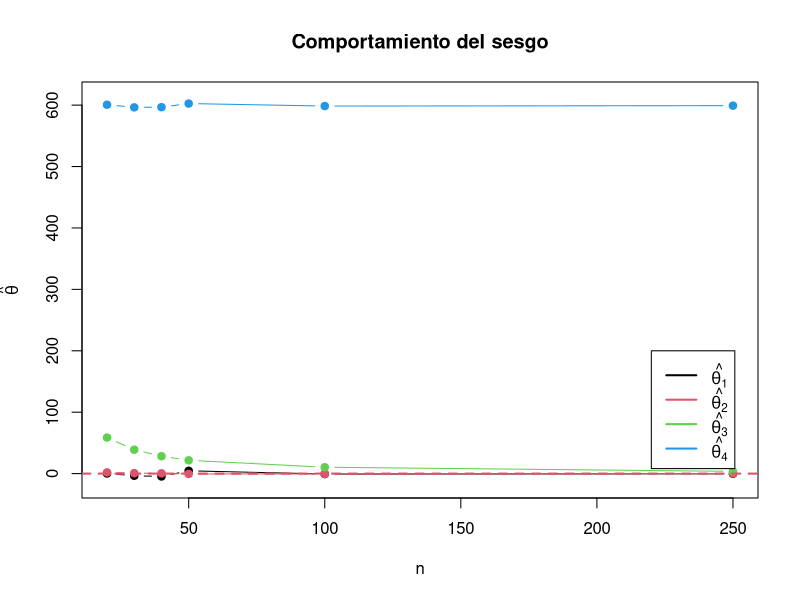
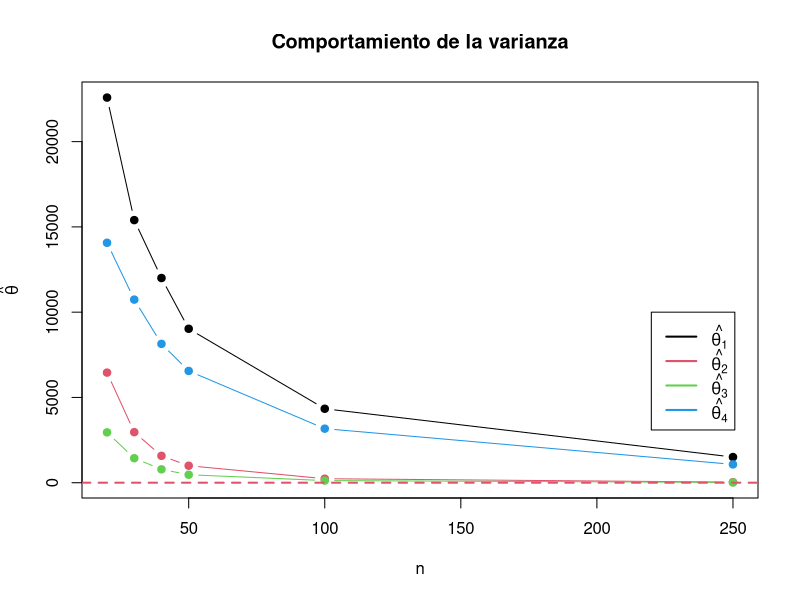
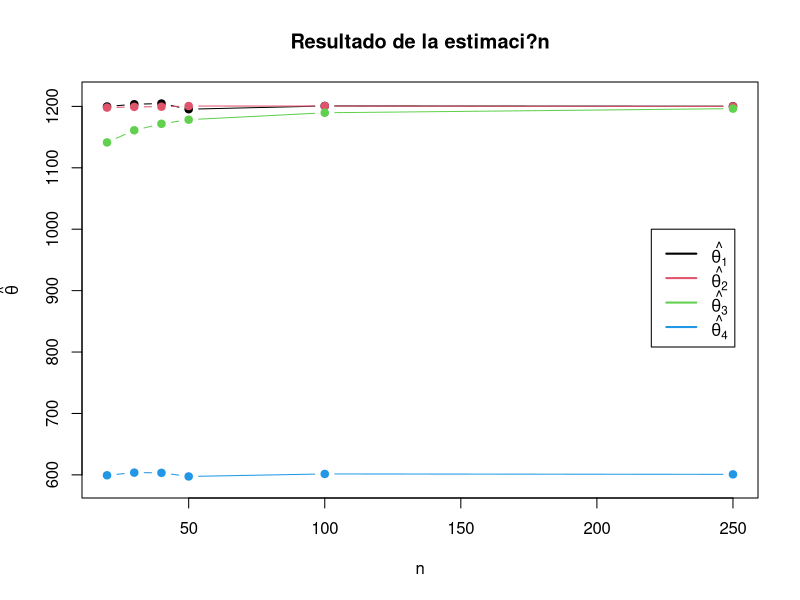
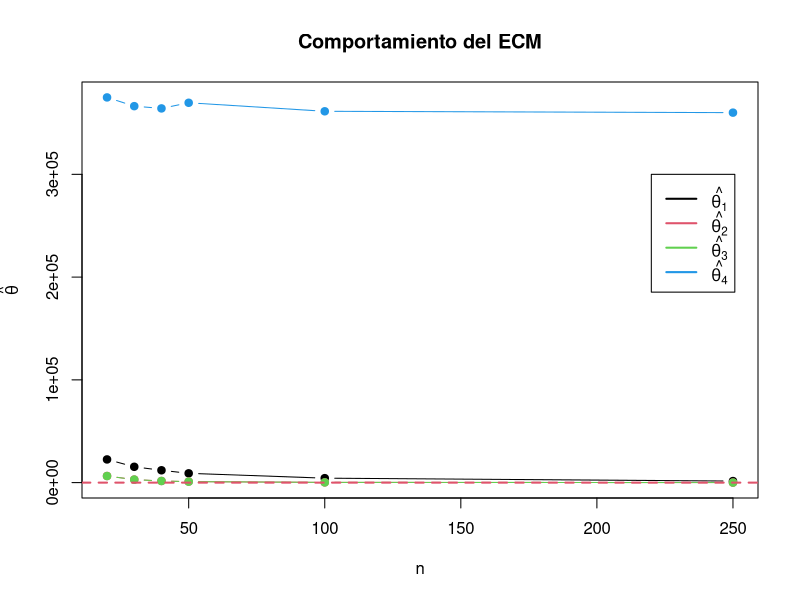
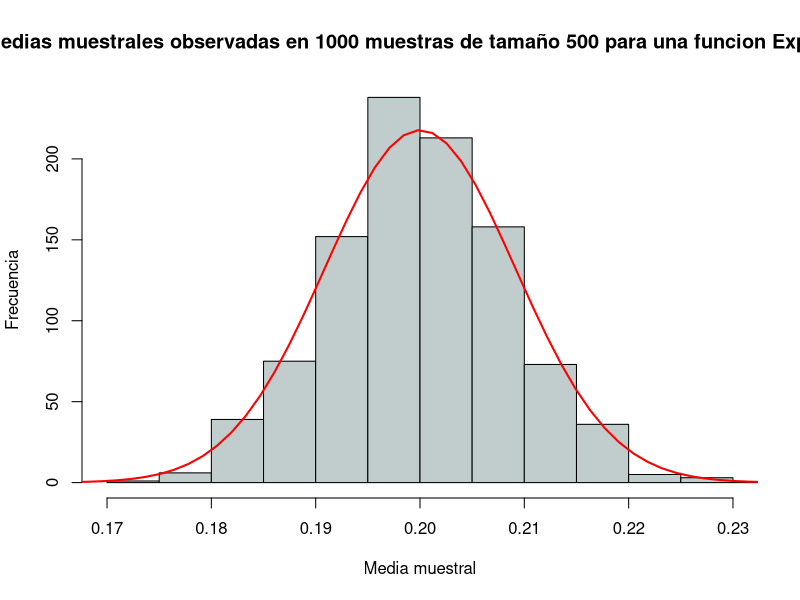
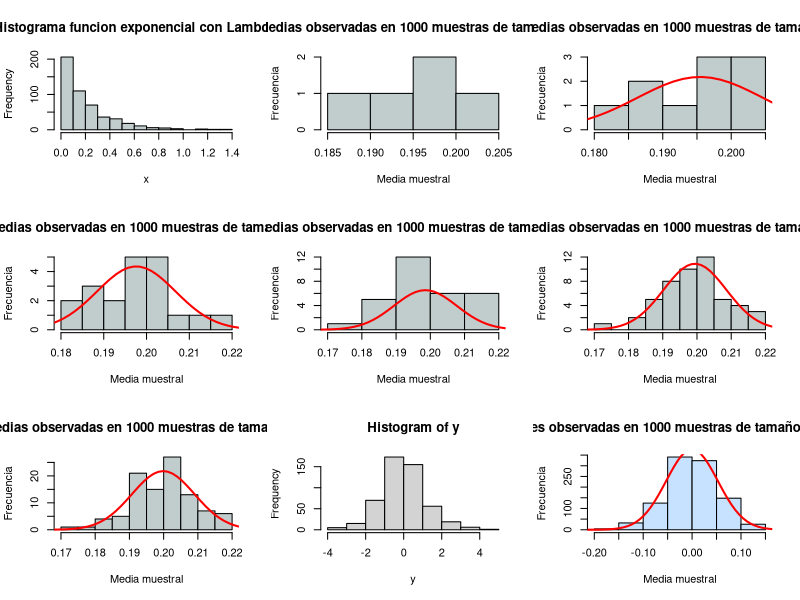
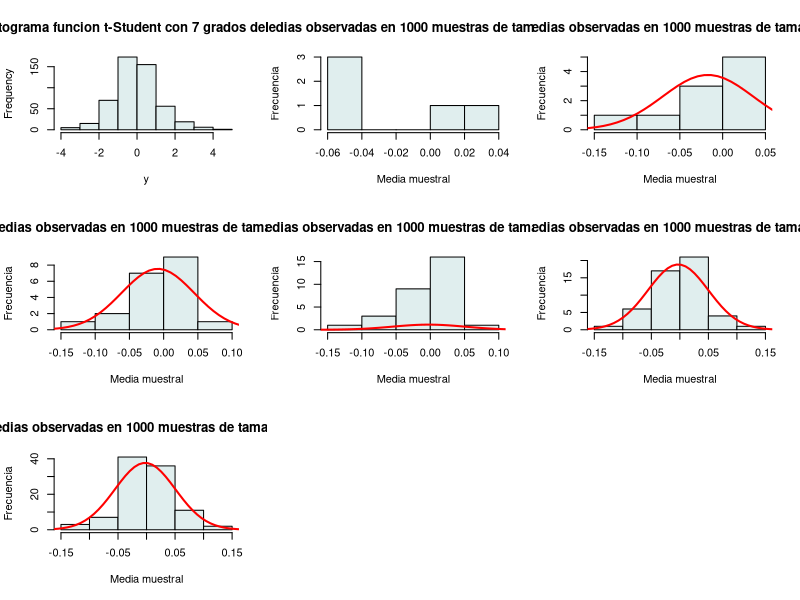
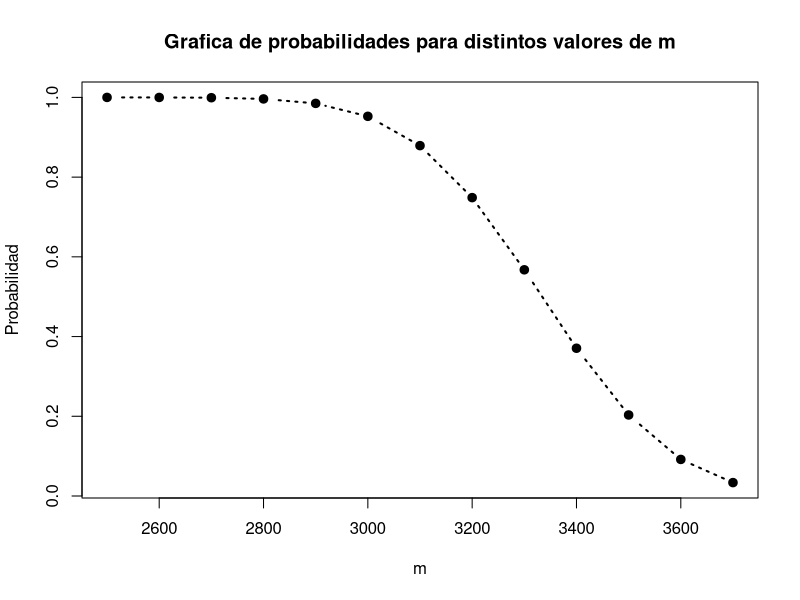

The R source for these figures, in order:
# Laboratorio 1 
# Metodos Estadisticos 
# Kevin Chica - Diana Arias - Cesar Saavedra 


# ------------------------------------------------------- #
# Punto 1
#Estimadores planteados:
#Estimador 1:
Est1 <- function(datos) {
  Resul <- (2 * mean(datos) - 1)
  return(Resul)
}

# Estimador 2
Est2 <- function(datos) {
  Resul <- max(datos) + min(datos) - 1
  return(Resul)
}

# Estimador 3
Est3 <- function(datos) {
  Resul <- max(datos)
  return(Resul)
}

# Estimador 4
Est4 <- function(datos) {
  Resul <- median(datos)
  return(Resul)
}

n <- c(20, 30, 40, 50,100, 250)
theta <- 1200
Nsim <- 1000
NsimECM <- 1000
Pob <- seq(1, theta, 1)
Res.Es1 <- numeric(Nsim)
Res.Es2 <- numeric(Nsim)
Res.Es3 <- numeric(Nsim)
Res.Es4 <- numeric(Nsim)
ECM.Es1 <- numeric(length(n))
ECM.Es2 <- numeric(length(n))
ECM.Es3 <- numeric(length(n))
ECM.Es4 <- numeric(length(n))
Sesgo.Es1 <- numeric(length(n))
Sesgo.Es2 <- numeric(length(n))
Sesgo.Es3 <- numeric(length(n))
Sesgo.Es4 <- numeric(length(n))
theta_est <- matrix(NA, nrow = 6, ncol = 4)
var_theta_est <- matrix(NA, nrow = 6, ncol = 4)
ECM_theta_est <- matrix(NA, nrow = 6, ncol = 4)
Sesgo_theta_est <- matrix(NA, nrow = 6, ncol = 4)

# Estimaci?n del Sesgo, Varianza y Error Cuadr?tico Medio
for (j in 1:length(n)) {
  
  muestra <- sample(Pob, n[j])
  
  for (i in 1:Nsim) {
    muestra <- sample(Pob, n[j])
    Res.Es1[i] <- Est1(muestra)
    Res.Es2[i] <- Est2(muestra)
    Res.Es3[i] <- Est3(muestra)
    Res.Es4[i] <- Est4(muestra)
  }
  
  ECM.Es1[j] <- sum((theta - Res.Es1)^2)/Nsim
  ECM.Es2[j] <- sum((theta - Res.Es2)^2)/Nsim
  ECM.Es3[j] <- sum((theta - Res.Es3)^2)/Nsim
  ECM.Es4[j] <- sum((theta - Res.Es4)^2)/Nsim
  
  Sesgo.Es1[j] <- (theta - mean(Res.Es1))
  Sesgo.Es2[j] <- (theta - mean(Res.Es2))
  Sesgo.Es3[j] <- (theta - mean(Res.Es3))
  Sesgo.Es4[j] <- (theta - mean(Res.Es4))
  
  theta_est[j, ] <- c(mean(Res.Es1), mean(Res.Es2),mean(Res.Es3),mean(Res.Es4))
  var_theta_est[j, ] <- c(var(Res.Es1), var(Res.Es2),var(Res.Es3),var(Res.Es4))
  ECM_theta_est[j, ] <- c(ECM.Es1[j], ECM.Es2[j], ECM.Es3[j], ECM.Es4[j])
  Sesgo_theta_est[j, ] <- c(Sesgo.Es1[j], Sesgo.Es2[j],Sesgo.Es3[j],Sesgo.Es4[j])
}



theta_est <- as.data.frame(theta_est)
var_theta_est <- as.data.frame(var_theta_est)
ECM_theta_est <- as.data.frame(ECM_theta_est)
Sesgo_theta_est <- as.data.frame(Sesgo_theta_est)


#Gr?fica del comportamiento del sesgo:
x11()
plot(n, Sesgo_theta_est[, 1], type = "b", ylim = c(min(Sesgo_theta_est) - 10, max(Sesgo_theta_est) + 
                                               10), pch = 19, ylab = expression(hat(theta)), main = "Comportamiento del sesgo")
lines(n, Sesgo_theta_est[,2], type = "b", col = 2, pch = 19)
lines(n, Sesgo_theta_est[,3], type = "b", col = 3, pch = 19)
lines(n, Sesgo_theta_est[,4], type = "b", col = 4, pch = 19)
legend(x=220,y=200, c(expression(hat(theta[1])), expression(hat(theta[2])),expression(hat(theta[3])),expression(hat(theta[4]))), 
       col = c(1, 2, 3,4), lwd = c(2, 2))
abline(h = 0, lty = 2, lwd = 2, col = 2)

#Gr?fica de la varianza de los estimadores
x11()
plot(n, var_theta_est[, 1], type = "b", ylim = c(min(var_theta_est) - 10, max(var_theta_est) + 
                                                     10), pch = 19, ylab = expression(hat(theta)), main = "Comportamiento de la varianza")
lines(n, var_theta_est[,2], type = "b", col = 2, pch = 19)
lines(n, var_theta_est[,3], type = "b", col = 3, pch = 19)
lines(n, var_theta_est[,4], type = "b", col = 4, pch = 19)
legend(x=220,y=10000, c(expression(hat(theta[1])), expression(hat(theta[2])),expression(hat(theta[3])),expression(hat(theta[4]))), 
       col = c(1, 2, 3,4), lwd = c(2, 2))
abline(h = 0, lty = 2, lwd = 2, col = 2)

#Gr?fica del resultado de la estimaci?n
x11()
plot(n, theta_est[, 1], type = "b", ylim = c(min(theta_est) - 10, max(theta_est) + 
                                                   10), pch = 19, ylab = expression(hat(theta)), main = "Resultado de la estimaci?n")
lines(n, theta_est[,2], type = "b", col = 2, pch = 19)
lines(n, theta_est[,3], type = "b", col = 3, pch = 19)
lines(n, theta_est[,4], type = "b", col = 4, pch = 19)
legend(x=220,y=1000, c(expression(hat(theta[1])), expression(hat(theta[2])),expression(hat(theta[3])),expression(hat(theta[4]))), 
       col = c(1, 2, 3,4), lwd = c(2, 2))
abline(h = 0, lty = 2, lwd = 2, col = 2)

#Comportamiento del Error Cuadratico medio
x11()
plot(n, ECM_theta_est[, 1], type = "b", ylim = c(min(ECM_theta_est) - 10, max(ECM_theta_est) + 
                                               10), pch = 19, ylab = expression(hat(theta)), main = "Comportamiento del ECM")
lines(n, ECM_theta_est[,2], type = "b", col = 2, pch = 19)
lines(n, ECM_theta_est[,3], type = "b", col = 3, pch = 19)
lines(n, ECM_theta_est[,4], type = "b", col = 4, pch = 19)
legend(x=220,y=300000, c(expression(hat(theta[1])), expression(hat(theta[2])),expression(hat(theta[3])),expression(hat(theta[4]))), 
       col = c(1, 2, 3,4), lwd = c(2, 2))
abline(h = 0, lty = 2, lwd = 2, col = 2)
# ------------------------------------------------------- #

# ------------------------------------------------------- #
# Punto 4.a.
# X~Exponencial(Lambda=5)
n=500
x <- rexp(n,5)
media1 <- mean(x)
sd1 <- sd(x)

mediaMuestral=function(n){
  muestra=rexp(n,5)
  media=mean(muestra)
  return(media)
}

m=1000
muchasMedias=replicate(m,mediaMuestral(n))
mean(muchasMedias)
sd(muchasMedias)

para5 <- muchasMedias[1:5]
para10 <- muchasMedias[1:10]
para20 <- muchasMedias[1:20]
para30 <- muchasMedias[1:30]
para50 <- muchasMedias[1:50]
para100 <- muchasMedias[1:100]

h <- hist(muchasMedias,xlab="Media muestral", ylab="Frecuencia", col="azure3",
     xlim=c(0.17,0.23),freq=T,
     main="Histograma de las medias muestrales observadas en 1000 muestras de tamaño 500 para una funcion Exponencial de Lambda = 5")
xfit <- seq(min(x), max(x), length = 1000)
yfit <- dnorm(xfit, mean(muchasMedias), sd = (media1)/(sqrt(500)))
yfit <- yfit * diff(h$mids[1:2]) * length(muchasMedias)
lines (xfit, yfit, col = "red", lwd = 2)

par(mfrow=c(3,3))
hist(x, main="Histograma funcion exponencial con Lambda = 5", col="azure3")
hist(para5, main="Medias observadas en 1000 muestras de tamaño 5", xlab="Media muestral", ylab="Frecuencia", col="azure3")
hist(para10, main="Medias observadas en 1000 muestras de tamaño 10", xlab="Media muestral", ylab="Frecuencia", col="azure3")
xfit <- seq(min(x), max(x), length = 1000)
yfit <- dnorm(xfit, mean(para10), sd = (media1)/(sqrt(500)))
yfit <- yfit * diff(h$mids[1:2]) * length(para10)
lines (xfit, yfit, col = "red", lwd = 2)
hist(para20, main="Medias observadas en 1000 muestras de tamaño 20", xlab="Media muestral", ylab="Frecuencia", col="azure3")
xfit <- seq(min(x), max(x), length = 1000)
yfit <- dnorm(xfit, mean(para20), sd = (media1)/(sqrt(500)))
yfit <- yfit * diff(h$mids[1:2]) * length(para20)
lines (xfit, yfit, col = "red", lwd = 2)
hist(para30, main="Medias observadas en 1000 muestras de tamaño 30", xlab="Media muestral", ylab="Frecuencia", col="azure3")
xfit <- seq(min(x), max(x), length = 1000)
yfit <- dnorm(xfit, mean(para30), sd = (media1)/(sqrt(500)))
yfit <- yfit * diff(h$mids[1:2]) * length(para30)
lines (xfit, yfit, col = "red", lwd = 2)
hist(para50, main="Medias observadas en 1000 muestras de tamaño 50", xlab="Media muestral", ylab="Frecuencia", col="azure3")
xfit <- seq(min(x), max(x), length = 1000)
yfit <- dnorm(xfit, mean(para50), sd = (media1)/(sqrt(500)))
yfit <- yfit * diff(h$mids[1:2]) * length(para50)
lines (xfit, yfit, col = "red", lwd = 2)
hist(para100, main="Medias observadas en 1000 muestras de tamaño 100", xlab="Media muestral", ylab="Frecuencia", col="azure3")
xfit <- seq(min(x), max(x), length = 1000)
yfit <- dnorm(xfit, mean(para100), sd = (media1)/(sqrt(500)))
yfit <- yfit * diff(h$mids[1:2]) * length(para100)
lines (xfit, yfit, col = "red", lwd = 2)

# Punto 4.b.
## t-Student, grados de libertad = 7 
n2=500
y <- rt(n2,7)
media2 <- mean(y)
sd2 <- sd(y)
hist(y)

mediaMuestral2=function(n2){
  muestra=rt(n2,7)
  media=mean(muestra)
  return(media)
}

m2=1000
muchasMedias2=replicate(m2,mediaMuestral2(n2))
mean(muchasMedias2)
sd(muchasMedias2)

tpara5 <- muchasMedias2[1:5]
tpara10 <- muchasMedias2[1:10]
tpara20 <- muchasMedias2[1:20]
tpara30 <- muchasMedias2[1:30]
tpara50 <- muchasMedias2[1:50]
tpara100 <- muchasMedias2[1:100]

t <- hist(muchasMedias2,xlab="Media muestral", ylab="Frecuencia", col="slategray1",freq=T,
          main="Histograma de las medias muestrales observadas en 1000 muestras de tamaño 500 para una funcion t-Student con k=7")
xfit <- seq(min(y), max(y), length = 1000)
yfit <- dnorm(xfit, mean=mean(muchasMedias2), sd(muchasMedias2))
yfit <- yfit * diff(t$mids[1:2]) * length(muchasMedias2)
lines (xfit, yfit, col = "red", lwd = 2)

par(mfrow=c(3,3))
hist(y, main="Histograma funcion t-Student con 7 grados de libertad",col="azure2")
hist(tpara5, main="Medias observadas en 1000 muestras de tamaño 5",xlab="Media muestral", ylab="Frecuencia", col="azure2")
hist(tpara10, main="Medias observadas en 1000 muestras de tamaño 10",xlab="Media muestral", ylab="Frecuencia", col="azure2")
xfit <- seq(min(y), max(y), length = 1000)
yfit <- dnorm(xfit, mean(tpara10), sd(muchasMedias2))
yfit <- yfit * diff(t$mids[1:2]) * length(tpara10)
lines (xfit, yfit, col = "red", lwd = 2)
hist(tpara20, main="Medias observadas en 1000 muestras de tamaño 20",xlab="Media muestral", ylab="Frecuencia", col="azure2")
xfit <- seq(min(y), max(y), length = 1000)
yfit <- dnorm(xfit, mean(tpara20), sd(muchasMedias2))
yfit <- yfit * diff(t$mids[1:2]) * length(tpara20)
lines (xfit, yfit, col = "red", lwd = 2)
hist(tpara30, main="Medias observadas en 1000 muestras de tamaño 30",xlab="Media muestral", ylab="Frecuencia", col="azure2")
xfit <- seq(min(y), max(y), length = 1000)
yfit <- dnorm(xfit, mean(tpara30), sd(muchasMedias2))
yfit <- yfit * diff(h$mids[1:2]) * length(tpara30)
lines (xfit, yfit, col = "red", lwd = 2)
hist(tpara50, main="Medias observadas en 1000 muestras de tamaño 50",xlab="Media muestral", ylab="Frecuencia", col="azure2")
xfit <- seq(min(y), max(y), length = 1000)
yfit <- dnorm(xfit, mean(tpara50), sd(muchasMedias2))
yfit <- yfit * diff(t$mids[1:2]) * length(tpara50)
lines (xfit, yfit, col = "red", lwd = 2)
hist(tpara100, main="Medias observadas en 1000 muestras de tamaño 100",xlab="Media muestral", ylab="Frecuencia", col="azure2")
xfit <- seq(min(y), max(y), length = 1000)
yfit <- dnorm(xfit, mean(tpara100), sd(muchasMedias2))
yfit <- yfit * diff(t$mids[1:2]) * length(tpara100)
lines (xfit, yfit, col = "red", lwd = 2)

# ------------------------------------------------------- #

# ------------------------------------------------------- #
# Punto 5.C.
m <-c(3700, 3600, 3500, 3400, 3300, 3200, 3100, 3000, 2900,2800,2700,2600,2500)
xbarra=3334  #Media de decision
sigma=400  #Desviacion de x
k=4   #tamaño de muestra
Proba=numeric(length(m))
for (i in 1:length(m)){
  prob=pnorm((xbarra-m[i])/(sigma/sqrt(k)))
  Proba[i]=prob
}

x11()
plot(m, Proba, type = "b",pch=19, ylab="Probabilidad", main="Grafica de probabilidades para distintos valores de m", col="black", lty=3, lwd=2) 

#Punto 5.D.
m2 <-c(3700, 3600, 3500, 3400, 3300, 3200, 3100, 3000, 2900,2800,2700,2600,2500)
xbarra=3334  #Media de decision
sigma=400  #Desviacion de x
k2=5   #tamaño de muestra
Proba2=numeric(length(m2))
for (i in 1:length(m2)){
  prob2=pnorm((xbarra-m2[i])/(sigma/sqrt(k2)))
  Proba2[i]=prob2
}

m3 <-c(3700, 3600, 3500, 3400, 3300, 3200, 3100, 3000, 2900,2800,2700,2600,2500)
xbarra=3334  #Media de decision
sigma=400  #Desviacion de x
k3=6   #tamaño de muestra
Proba3=numeric(length(m3))
for (i in 1:length(m3)){
  prob3=pnorm((xbarra-m3[i])/(sigma/sqrt(k3)))
  Proba3[i]=prob3
}

par(mfrow=c(1,2))
plot(m2, Proba, type = "b",pch=19, ylab="Probabilidad", main="Grafica de probabilidades para distintos valores de m con k=5", col="blue", lty=3, lwd=2) 
plot(m3, Proba, type = "b",pch=19, ylab="Probabilidad", main="Grafica de probabilidades para distintos valores de m con k=6", col="red", lty=3, lwd=2) 

# ------------------------------------------------------- #


